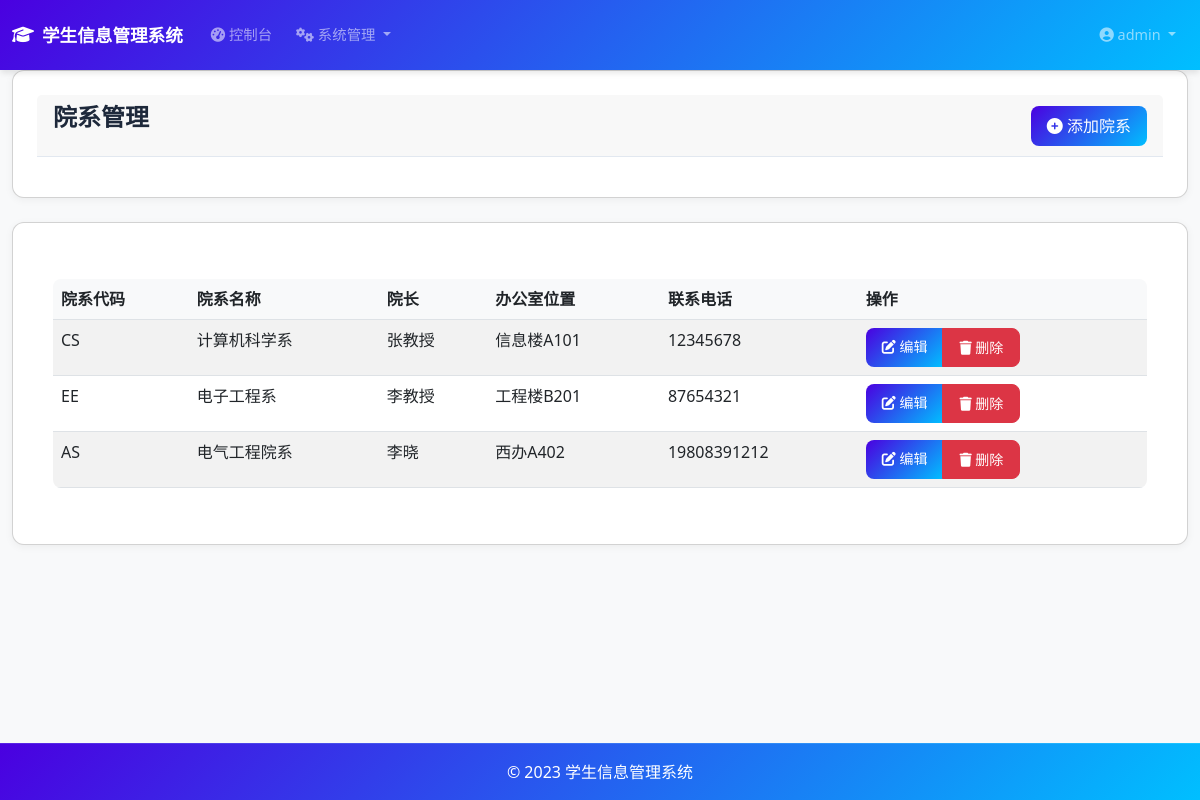
The app's page /admin/departments (signed in), older data.
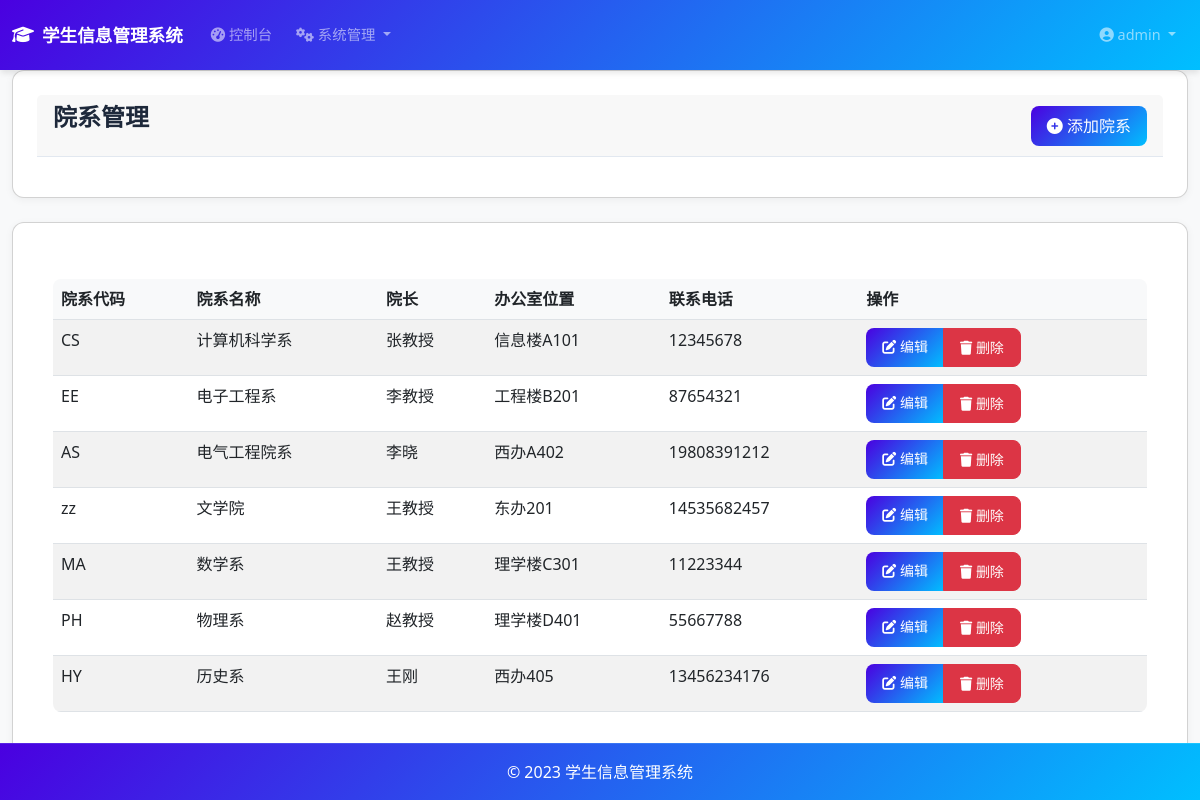
The same page, newer data.
### models.py (models this page shows, shortened)
class Department(db.Model):
    id = db.Column(db.Integer, primary_key=True)
    dept_code = db.Column(db.String(20), unique=True, nullable=False)
    dept_name = db.Column(db.String(100), nullable=False)
    dean = db.Column(db.String(50))
    office_location = db.Column(db.String(100))
    phone = db.Column(db.String(20))

### app.py (the view)
@app.route('/admin/departments')
@login_required
def list_departments():
    if not current_user.is_admin:
        abort(403)
    departments = Department.query.all()
    return render_template('departments/list.html', departments=departments)

### app.py (called while the page is built)
@login_manager.user_loader
def load_user(user_id):
    if user_id is not None:
        return User.query.get(int(user_id))
    return None

### templates/departments/list.html (shortened to what this page needs)
{% extends "base.html" %}
{% block content %}
<div class="card mb-4">
    <div class="card-header d-flex justify-content-between align-items-center">
        <h1>院系管理</h1>
        <div>
            <a href="{{ url_for('create_department') }}" class="btn btn-primary">
                <i class="fas fa-plus-circle"></i> 添加院系
            </a>
        </div>
    </div>
</div>
<div class="card">
    <div class="card-body">
        {% if departments %}
        <div class="table-responsive">
            <table class="table table-striped table-hover">
                <thead>
                    <tr>
                        <th>院系代码</th>
                        <th>院系名称</th>
                        <th>院长</th>
                        <th>办公室位置</th>
                        <th>联系电话</th>
                        <th>操作</th>
                    </tr>
                </thead>
                <tbody>
                    {% for dept in departments %}
                    <tr>
                        <td>{{ dept.dept_code }}</td>
                        <td>{{ dept.dept_name }}</td>
                        <td>{{ dept.dean or '-' }}</td>
                        <td>{{ dept.office_location or '-' }}</td>
                        <td>{{ dept.phone or '-' }}</td>
                        <td>
                            <div class="btn-group" role="group">
                                <a href="{{ url_for('edit_department', dept_id=dept.id) }}" class="btn btn-primary btn-sm">
                                    <i class="fas fa-edit"></i> 编辑
                                </a>
                                <button type="button" class="btn btn-danger btn-sm" data-bs-toggle="modal" data-bs-target="#deleteModal{{ dept.id }}">
                                    <i class="fas fa-trash"></i> 删除
                                </button>
                            </div>
                        </td>
                    </tr>
                    {% endfor %}
                </tbody>
            </table>
        </div>
        {% else %}
        <div class="alert alert-info">
            <i class="fas fa-info-circle"></i> 暂无院系信息
        </div>
        {% endif %}
    </div>
</div>
{% endblock %}

Row changes from the older to the newer data that the page shows:
added Department: dept_code "zz", dept_name "文学院", dean "王教授", office_location "东办201", phone "14535682457"
added Department: dept_code "MA", dept_name "数学系", dean "王教授", office_location "理学楼C301", phone "11223344"
added Department: dept_code "PH", dept_name "物理系", dean "赵教授", office_location "理学楼D401", phone "55667788"
added Department: dept_code "HY", dept_name "历史系", dean "王刚", office_location "西办405", phone "13456234176"
